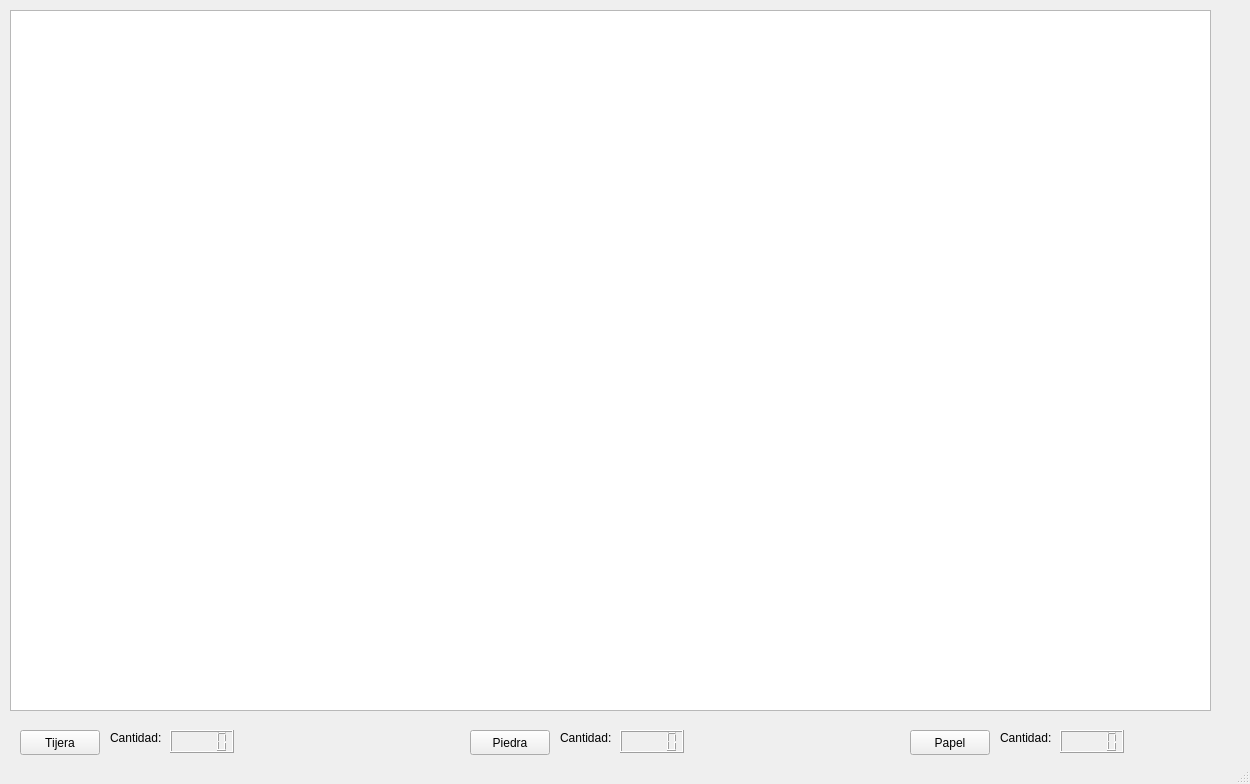
<?xml version="1.0" encoding="UTF-8"?>
<ui version="4.0">
 <class>MainWindow</class>
 <widget class="QMainWindow" name="MainWindow">
  <property name="geometry">
   <rect>
    <x>0</x>
    <y>0</y>
    <width>1250</width>
    <height>784</height>
   </rect>
  </property>
  <property name="windowTitle">
   <string>MainWindow</string>
  </property>
  <widget class="QWidget" name="centralwidget">
   <widget class="QGraphicsView" name="graphicsView">
    <property name="geometry">
     <rect>
      <x>10</x>
      <y>10</y>
      <width>1201</width>
      <height>701</height>
     </rect>
    </property>
   </widget>
   <widget class="QPushButton" name="tijera">
    <property name="geometry">
     <rect>
      <x>20</x>
      <y>730</y>
      <width>80</width>
      <height>25</height>
     </rect>
    </property>
    <property name="text">
     <string>Tijera</string>
    </property>
   </widget>
   <widget class="QLabel" name="label">
    <property name="geometry">
     <rect>
      <x>110</x>
      <y>730</y>
      <width>55</width>
      <height>16</height>
     </rect>
    </property>
    <property name="text">
     <string>Cantidad:</string>
    </property>
   </widget>
   <widget class="QLCDNumber" name="cantidadTijeras">
    <property name="geometry">
     <rect>
      <x>170</x>
      <y>730</y>
      <width>64</width>
      <height>23</height>
     </rect>
    </property>
   </widget>
   <widget class="QPushButton" name="piedra">
    <property name="geometry">
     <rect>
      <x>470</x>
      <y>730</y>
      <width>80</width>
      <height>25</height>
     </rect>
    </property>
    <property name="text">
     <string>Piedra</string>
    </property>
   </widget>
   <widget class="QLabel" name="label_2">
    <property name="geometry">
     <rect>
      <x>560</x>
      <y>730</y>
      <width>55</width>
      <height>16</height>
     </rect>
    </property>
    <property name="text">
     <string>Cantidad:</string>
    </property>
   </widget>
   <widget class="QLCDNumber" name="cantidadPiedras">
    <property name="geometry">
     <rect>
      <x>620</x>
      <y>730</y>
      <width>64</width>
      <height>23</height>
     </rect>
    </property>
   </widget>
   <widget class="QPushButton" name="papel">
    <property name="geometry">
     <rect>
      <x>910</x>
      <y>730</y>
      <width>80</width>
      <height>25</height>
     </rect>
    </property>
    <property name="text">
     <string>Papel</string>
    </property>
   </widget>
   <widget class="QLabel" name="label_3">
    <property name="geometry">
     <rect>
      <x>1000</x>
      <y>730</y>
      <width>55</width>
      <height>16</height>
     </rect>
    </property>
    <property name="text">
     <string>Cantidad: </string>
    </property>
   </widget>
   <widget class="QLCDNumber" name="cantidadPapeles">
    <property name="geometry">
     <rect>
      <x>1060</x>
      <y>730</y>
      <width>64</width>
      <height>23</height>
     </rect>
    </property>
   </widget>
  </widget>
  <widget class="QStatusBar" name="statusbar"/>
 </widget>
 <resources/>
 <connections/>
</ui>
